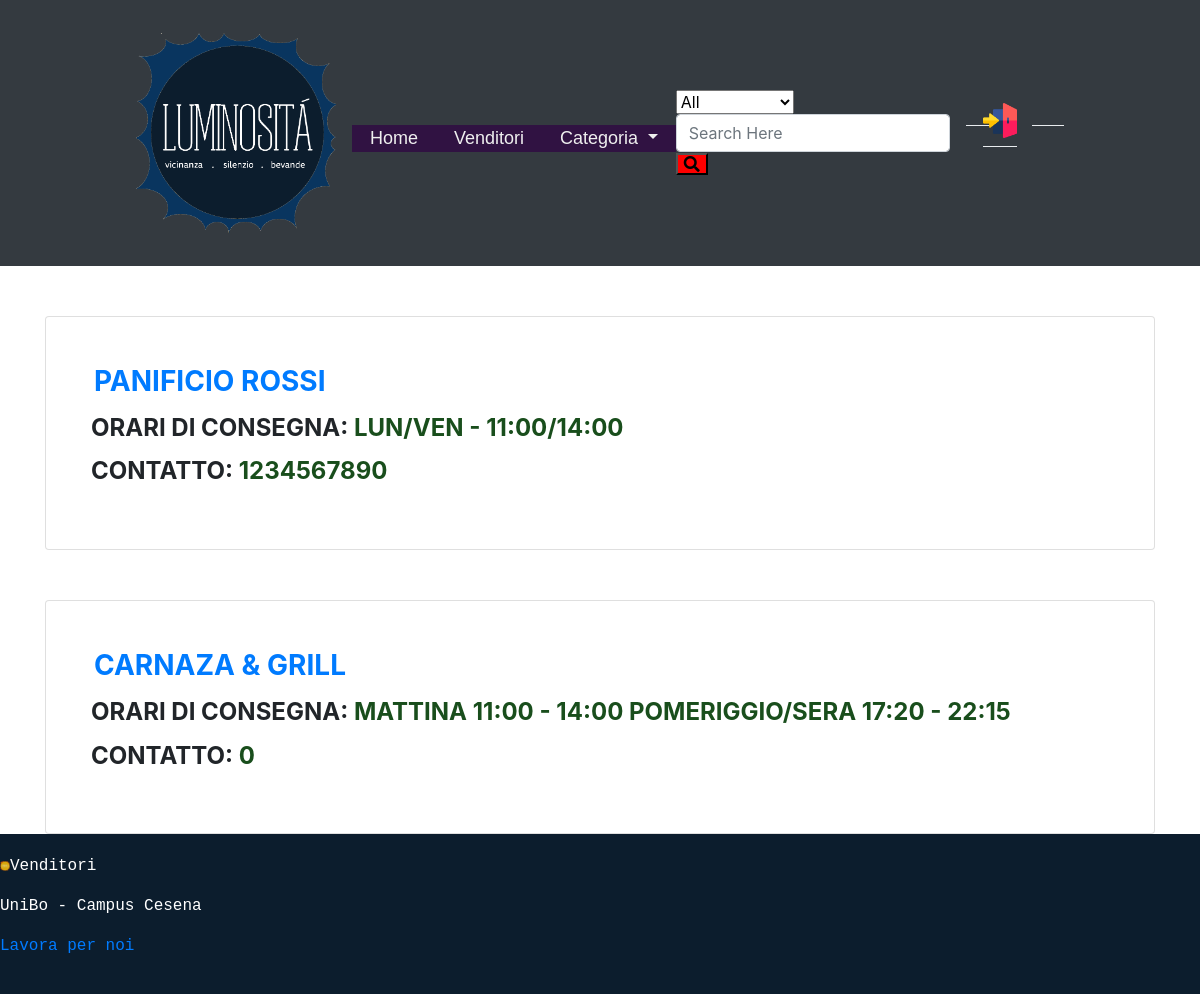
/foodVendor.php?list, run on the app's committed database.
### tables this page shows
CREATE TABLE `venditore` (
  `vendorID` int(11) NOT NULL,
  `nomeAzienda` text NOT NULL,
  `indirizzo` text NOT NULL,
  `orariConsegna` text NOT NULL,
  `contatto` text NOT NULL,
  `descrizione` text NOT NULL,
  `userID` int(11) NOT NULL
);

### foodVendor.php (called while the page is built, shortened)
<?php
require_once 'bootstrap.php';
$templateParams["categorie"] = $dbh->getFoodTypes();
$templateParams["nome"] = "vendor_details.php";
if(isset($_GET)){
    $url = parse_url($_SERVER['REQUEST_URI'], $component = -1);
    $query = explode("&", $url["query"]);
    if($query[0]=="spec"){
        $templateParams["vendorID"] = explode("=", $query[1])[1];
        $templateParams["details"] = $dbh->specificVendorList($templateParams["vendorID"]);
        $templateParams["foods"] = $dbh->specificVendorFoodList($templateParams["vendorID"]);
        $str = str_replace(" ", "_", $templateParams["details"]["nomeAzienda"]);
        $templateParams["titolo"] = "Venditori:".$str;
    } elseif ($query[0]=="list") {
        $templateParams["nome"] = "vendor_list.php";
        $templateParams["lista"] = $dbh->vendorList();
        $templateParams["titolo"] = "Venditori";
    }
} else {
}
require 'template/base.php';
?>

### db/database.php (called while the page is built, shortened)
<?php
class DatabaseHelper{
    private $db;
    public function __construct($servername, $username, $password, $dbname, $port){
        $this->db = new mysqli($servername, $username, $password, $dbname, $port);
    }
    public function getFoodTypes(){
        $stmt = $this->db->prepare("SELECT CategoryID, CategoryName, CategoryDescr FROM foodcategory");
        $stmt->execute();
        $result = $stmt->get_result();
        return $result->fetch_all(MYSQLI_ASSOC);
    }
    public function vendorList(){
        $sql = "SELECT SUM(venduto) AS vendite_tot, nomeAzienda, orariConsegna, contatto, v.vendorID FROM `prodotto` AS p, `venditore` AS v WHERE p.vendorID=v.vendorID GROUP BY nomeAzienda ORDER BY vendite_tot DESC;";
        $stmt = $this->db->prepare($sql);
        $stmt->execute();
        $result = $stmt->get_result();
        return $result->fetch_all(MYSQLI_ASSOC);
    }
}

### bootstrap.php (called while the page is built, shortened)
<?php
require_once("db/database.php");
$dbh = new DatabaseHelper("localhost", "root", "", "luminosita_db", 3306);
?>

### template/base.php (the view, shortened to what this page needs)
<!DOCTYPE html>
<?php if(isset($_COOKIE["logged"]) && isset($_COOKIE["mail"]) && isset($_COOKIE["id"])){
    $templateParams["toReadNotif"] = $dbh->getNotificationToRead($_COOKIE["id"]);
} else {
    $templateParams["toReadNotif"] = 0;
}?>
<html lang="it">
<head>
    <link rel="stylesheet" type="text/css" href="./css/main_style.css"/>
    <link href="https://cdn.jsdelivr.net/npm/bootstrap@5.0.2/dist/css/bootstrap.min.css" rel="stylesheet">
    <link rel="stylesheet" href="https://cdn.jsdelivr.net/npm/bootstrap@4.3.1/dist/css/bootstrap.min.css"/>
    <link rel='stylesheet' href='https://cdnjs.cloudflare.com/ajax/libs/font-awesome/4.7.0/css/font-awesome.min.css'/>
    <link rel="stylesheet" href="https://use.fontawesome.com/releases/v5.10.2/css/all.css" />
    <link rel='stylesheet' href='https://gitcdn.github.io/bootstrap-toggle/2.2.2/css/bootstrap-toggle.min.css'/>
    <link rel="stylesheet" href="https://www.markuptag.com/bootstrap/5/css/bootstrap.min.css" />
    <?php endforeach;
    $templateParams["category"] = $dbh->getFoodTypes();
    ?>
</head>
<body>
<header class="bg-dark">
        <nav class="navbar navbar-expand-lg navbar-light">
            <a href="index.php" class="navbar-brand">
                <img style="width: 200%" src="<?php echo LOGO."scuro.png"; ?>" alt="logo" class="img-fluid" />
            </a>
            <div class="collapse navbar-collapse" id="navbarNavDropdown">
                <ul class="navbar-nav">
                    <li class="nav-item mx-auto active w-auto">
                        <a class="nav-link active" aria-current="page" href="index.php">Home</a>
                    </li>
                    <li class="nav-item mx-auto active w-auto">
                        <a class="nav-link active" aria-current='page' href="foodVendor.php?list">Venditori  </a>
                    </li>
                    <li class="nav-item mx-auto dropdown w-auto">
                        <a class="nav-link dropdown-toggle" href="#" id="navbarDropdownMenuLink" role="button" data-bs-toggle="dropdown" aria-haspopup="true" aria-expanded="false">
                            Categoria
                        </a>
                    </li>
                </ul>
                <form class="form-inline my-2 my-lg-0 mr-auto mx-auto" action="foodSearch.php" method="POST">
                    <select name="order">
                        <option class="topshow" value="1-All">All</option>
                    </select>
                    <input type="text" name="search" id="search_head" class="form-control search-food-name" placeholder="Search Here" />
                    <div class="input-group-addon">
                        <button type="submit" class="fas fa-search bg-red"></button>
                    </div>
                </form>
                <a class="nav-link disabled dropdown-divider"> </a>
                <div class="nav-item cart mt-2">
                    <a href="login.php">
                        <?php if(isset($_COOKIE["id"]) && isset($_COOKIE["mail"])): ?>
                            <img class="img-fluid" style="width: 50px" src="<?php echo UPLOAD_DIR."user.png"; ?>" alt="dashboard" />
                        <?php else: ?>
                            <img class="img-fluid" style="width: 50px" src="<?php echo UPLOAD_DIR."login.png"; ?>" alt="login" />
                        <?php endif; ?>
                        <a class="nav-link disabled dropdown-divider"> </a>
                    </a>
                </div>
                <a class="nav-link disabled dropdown-divider"> </a>
            </div>
        </nav>
</header>
<main class="container col col-lg-12 col-md-12 col-sm-12 col-1">
    <?php
    if(isset($templateParams["nome"])){
        require($templateParams["nome"]);
    }
    ?>
</main>
<footer>
    <p><img id="logo_foot" style="width: 10px" src=<?php echo LOGO."chiaro.png"; ?> alt="logo_footer"><?php echo $templateParams["titolo"]; ?></p>
    <p>UniBo - Campus Cesena</p>
    <p><a href="vendor_register.php">Lavora per noi</a></p>
</footer>
</body>
</html>

### template/vendor_list.php (shortened to what this page needs)
<?php
foreach($templateParams["lista"] AS $vendor):
?>
<div class="container">
        <div class="card">
            <div class="container-fliud">
                <div class="wrapper row">
                        <div class="details col-md-6">
                            <a href="foodVendor.php?spec&id=<?php echo $vendor["vendorID"]; ?>"><h3 class="product-title"><?php echo $vendor["nomeAzienda"]; ?></h3></a>
                        </div>
                        <h4 class="price">Orari di consegna: <span><?php echo $vendor["orariConsegna"]; ?></span></h4>
                        <h4 class="price">Contatto: <span> <?php echo $vendor["contatto"]; ?></span></h4>
                    </div>
                </div>
            </div>
        </div>
<?php endforeach; ?>

### css/main_style.css (style rules this page uses)
body, header, h1, h2, h5, ul { margin: 0; padding: 0; }
body { background-color: #e4e4e4; }
body header, body footer { background-color: #0c1d2d; color: #fff; padding: 20px 0; }
nav { margin: 0 5%; }
nav ul { list-style: none; }
nav ul li { display: inline-block; width: 45%; margin: 10px 0 0; text-align: center; background-color:rgb(54,54,54); }
nav ul li:nth-child(odd) { margin-right: 10%; }
nav ul li a { display: inline-block; width:100%; height: 100%; padding: 5px 0; color: rgb(255, 253, 130); font-family: 'Lucida Sans', 'Lucida Sans Regular', 'Lucida Grande', 'Lucida Sans Unicode', Geneva, Verdana, sans-serif; text-decoration: none; }
nav ul li:hover a, nav ul li a.active { color: rgb(255, 253, 130); }
main { margin: 20px 5% 0; }
body > footer > p { font-family: 'Courier New', Courier, monospace; }
a, a:hover { color:#333 }
@media screen and (min-width:768px) { main { display: flex; flex-direction: column; } }
@media screen and (min-width:768px) { nav { margin: 0 10%; } }
@media screen and (min-width:768px) { nav ul li { width: 19%; } }
@media screen and (min-width:768px) { nav ul li:not(:last-child) { margin-right: 8%; } }
@media screen and (min-width:768px) { main, aside { display: inline-block; vertical-align: top; } }
@media screen and (min-width:768px) { main { width: 50%; margin: 20px 5% 0 10%; } }
body { font-family: 'open sans'; overflow-x: hidden; }
.card { margin-top: 50px; background: #eee; padding: 3em; line-height: 1.5em; }
@media screen and (min-width: 997px) { .wrapper { display: -webkit-box; display: -webkit-flex; display: -ms-flexbox; display: flex; } }
.details { display: -webkit-box; display: -webkit-flex; display: -ms-flexbox; display: flex; -webkit-box-orient: vertical; -webkit-box-direction: normal; -webkit-flex-direction: column; -ms-flex-direction: column; flex-direction: column; }
.product-title, .price, .sizes, .colors { text-transform: UPPERCASE; font-weight: bold; }
.price span { color: #194e1c; }
.product-title, .rating, .product-description, .price, .vote, .sizes { margin-bottom: 15px; }
.product-title { margin-top: 0; }
header { background-color: #2196F3; padding: 10px 15px; }
header nav .navbar-nav .nav-link { color: #efefef !important; font-size: 18px; font-weight: 500; padding: 0px 18px !important; background-color: #2e0049a8; }
header .navbar-brand { max-width: 200px; }
header .cart a { color: #fff; text-decoration: none; }
header .cart { position: relative; left: -15px; }
.bg-red { background-color: red; }

### data on the page
venditore: nomeAzienda "PANIFICIO ROSSI", orariConsegna "LUN/VEN - 11:00/14:00", contatto "1234567890"
venditore: nomeAzienda "CARNAZA & GRILL", orariConsegna "MATTINA 11:00 - 14:00 POMERIGGIO/SERA 17:20 - 22:15", contatto "0"

### other printed values
$templateParams["titolo"] "Venditori"
